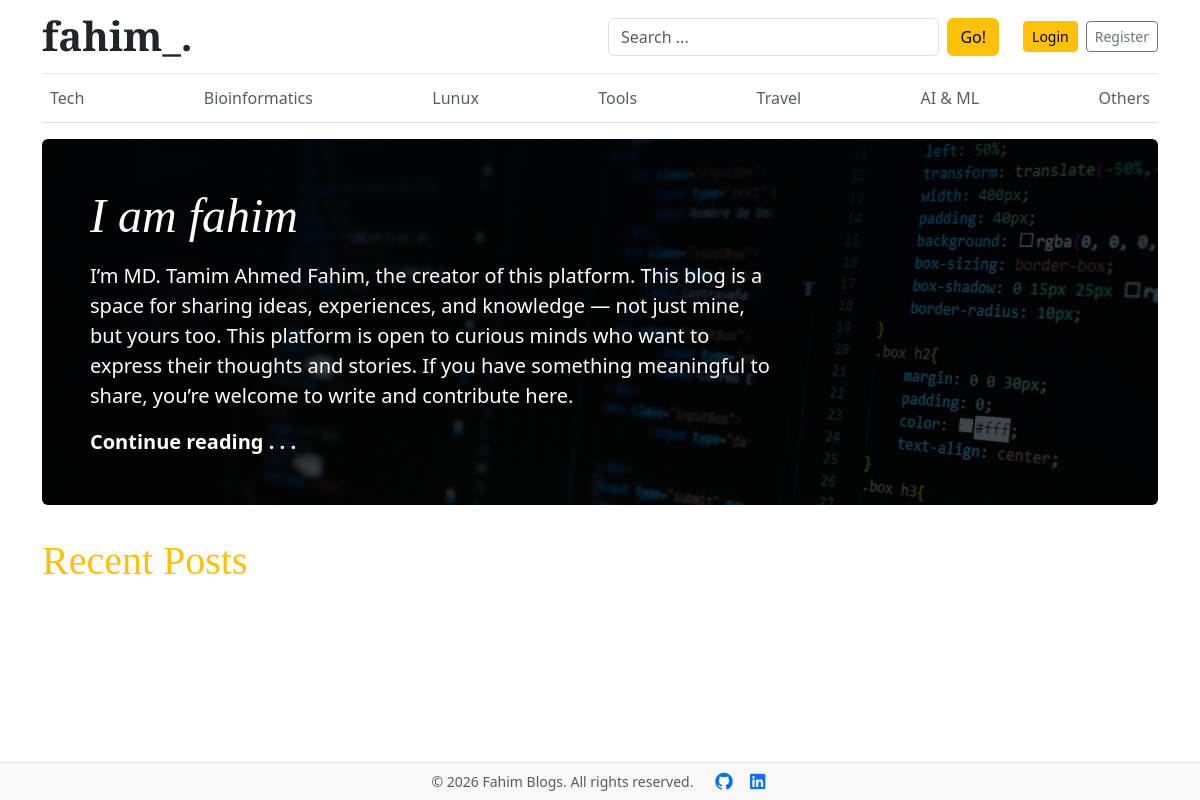
The page / on the database its author committed.
### blogs/models.py (models this page shows, shortened)
class Category(models.Model):
    category_name = models.CharField(max_length=50, unique=True)
    created_at = models.DateTimeField(auto_now_add=True)
    updated_at = models.DateTimeField(auto_now=True)
    class Meta:
        verbose_name_plural = 'categories'

class Blog(models.Model):
    title = models.CharField(max_length=150)
    slug = models.SlugField(max_length=150,unique=True,blank=True)
    category = models.ForeignKey(Category,on_delete=models.CASCADE)
    author = models.ForeignKey(User, on_delete=models.CASCADE)
    featured_image = models.ImageField(upload_to='uploads/%Y/%m/%d')
    short_description = models.TextField(max_length=500, blank=True)
    blog_body = models.TextField(max_length=2000)
    status = models.CharField(max_length=11, choices=STATUS_CHOICES, default=0)
    is_featured = models.BooleanField(default=False)
    created_at = models.DateTimeField(auto_now_add=True)
    updated_at = models.DateTimeField(auto_now=True)
    class Meta:
        verbose_name_plural = 'Blogs'

### blog_main/views.py (the view)
# urls.py: 2. Add a URL to urlpatterns:  path('', views.home, name='home')
def home(request):
    featured_posts = Blog.objects.filter(is_featured = True, status='Published').order_by('-updated_at')
    posts = Blog.objects.filter(is_featured=False, status='Published').order_by('-updated_at')
    try:
        about = About.objects.first()
    except:
        about = None
    context = {
        'featured_posts' : featured_posts,
        'posts' : posts,
        'about' : about,
    }
    return render(request,'home.html',context=context)

### blogs/context_processors.py (called while the page is built)
def get_categories(request):
    categories = Category.objects.all()
    return dict(categories=categories)

def get_social_link(request):
    social_links = SocialLink.objects.all()
    return dict(social_links = social_links)

### templates/home.html (shortened to what this page needs)
{% extends "base.html" %}
{% block content %}
  {% for post in featured_posts %}
  {% if forloop.first %}
  <div class="p-4 p-md-5 mb-4 text-white rounded bg-dark"
     style="
        background-image: url({{ post.featured_image.url }});
        background-blend-mode: overlay;
        background-size: cover;
        background-position: center;
     ">
    <div class="col-md-8 px-0">
        <h1 class="display-4 fst-italic">
            {{ post.title }}
        </h1>
        <p class="lead my-3">
            {{ post.short_description|truncatewords:80 }}
        </p>
        <p class="lead mb-0">
            <a href="{% url 'blog' post.slug %}"
               class="text-white fw-bold text-decoration-none">
                Continue reading . . .
            </a>
        </p>
    </div>
</div>
  {% endif %}
  {% endfor %}
  <h2 class="blog-post-title text-warning">Recent Posts</h2>
{% endblock %}

### templates/base.html (shortened to what this page needs)
{% load static %}
<!DOCTYPE html>
<html lang="en">
<head>
    <link href="https://cdn.jsdelivr.net/npm/bootstrap@5.3.8/dist/css/bootstrap.min.css" rel="stylesheet"
>
    <link rel="stylesheet" href="https://cdnjs.cloudflare.com/ajax/libs/font-awesome/7.0.1/css/all.min.css">
    <link href="{% static 'css/blog.css' %}" rel="stylesheet">
</head>
<body class="d-flex flex-column min-vh-100">
<div class="container flex-grow-1">
    <header class="blog-header py-3">
        <div class="row align-items-center justify-content-between flex-wrap flex-md-nowrap g-3">
            <div class="col-12 col-md-6 text-center text-md-start">
                <a class="blog-header-logo text-dark text-decoration-none fs-1 fw-bold" href="/">fahim_.</a>
            </div>
            <div class="col-6 col-md-auto flex-grow-1">
                <form action="{% url 'search' %}" method="GET" class="d-flex">
                    <input class="form-control" type="text" name="keyword" value="{{ keyword }}"
                           placeholder="Search ..." aria-label="Search">
                    <button type="submit" class="btn btn-warning ms-2">Go!</button>
                </form>
            </div>
            <div class="col-6 col-md-auto d-flex justify-content-end align-items-center ps-3">
                {% if not user.is_authenticated %}
                    <a class="btn btn-sm btn-warning me-2" href="{% url 'login' %}">Login</a>
                    <a class="btn btn-sm btn-outline-secondary" href="{% url 'register' %}">Register</a>
                {% else %}
                    <a href="{% url 'dashboard' %}" class="text-dark text-decoration-none fw-bold small me-2 user-name">
                        {{ user.username }}
                    </a>
                    <a class="btn btn-sm btn-outline-secondary" href="{% url 'logout' %}">Logout</a>
                {% endif %}
            </div>
        </div>
    </header>
    <nav class="py-1 mb-3 border-bottom">
        <div class="nav d-flex justify-content-between flex-nowrap overflow-auto">
            {% for category in categories %}
                <a class="p-2 text-muted text-decoration-none"
                   href="{% url 'posts_by_category' category.id %}">
                    {{ category.category_name }}
                </a>
            {% endfor %}
        </div>
    </nav>
    <main>
        {% block content %}
        {% endblock %}
    </main>
</div>
<footer class="blog-footer py-2 mt-5 border-top text-center">
    <p class="mb-0 text-muted small">
        &copy; {% now "Y" %} Fahim Blogs. All rights reserved.
        <a href="https://github.com/t-fahim" target="_blank" class="text-decoration-none ms-3">
        </a>
        <a href="https://www.linkedin.com/in/tamim-fahim" target="_blank" class="text-decoration-none ms-2">
        </a>
    </p>
</footer>
</body>
</html>

### blog_main/static/css/blog.css (style rules this page uses)
.blog-header { border-bottom: 1px solid #e5e5e5; }
.blog-header-logo { font-family: "Playfair Display", Georgia, "Times New Roman", serif; font-size: 2.5rem; font-weight: 900; line-height: 1; }
h1, h2, h3, h4, h5, h6 { font-family: "Playfair Display", Georgia, "Times New Roman", serif; }
.display-4 { font-size: 2.5rem; }
@media (min-width: 768px) { .display-4 { font-size: 3rem; } }
.blog-post-title { font-size: 2.5rem; }
body { display: flex; flex-direction: column; min-height: 100vh; margin: 0; }
.container { flex: 1; }
.blog-footer { padding: 0.75rem 0; color: #727272; text-align: center; background-color: #f9f9f9; border-top: 0.07rem solid #e5e5e5; }
.blog-footer p:last-child { margin-bottom: 0; }

### rows shown on the page
Category: category_name "Tech"
Category: category_name "Bioinformatics"
Category: category_name "Lunux"
Category: category_name "Tools"
Category: category_name "Travel"
Category: category_name "AI & ML"
Category: category_name "Others"
Blog: featured_image (picture), title "I am fahim", short_description "I’m MD. Tamim Ahmed Fahim, the creator of this platform. This blog is a space for sharing ideas, experiences, and knowledge — not just mine, but yours too. This platform is open to curious minds who want to express their thoughts and stories. If you have something meaningful to share, you’re welcome to write and contribute here."
